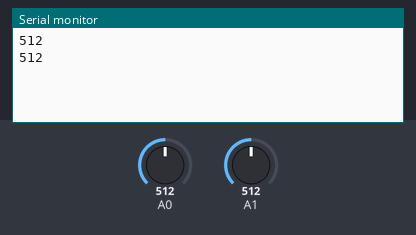
This sketch was run on a simulated Arduino Uno, built with avr-gcc and run on an emulated ATmega328P. Parts: the last lines printed to the serial monitor. The inputs (shaded band) are chosen by the test bench; at power-on: A1 = 512, A0 = 512. No radio packets arrive unless stated.

Above: at 1.9 s.
2.0 s: A1 set to 716
At 2.7 s:
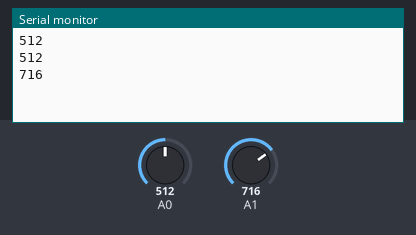
3.6 s: A1 set to 900
At 3.6 s:
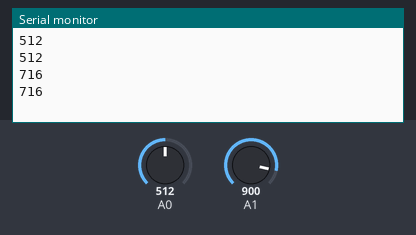
Timing chart, 0 to 6.6 s (numbered marks = the images above; inputs shaded):
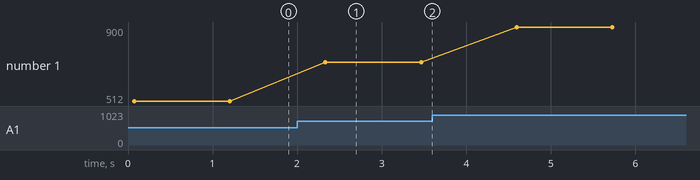

The sketch:

transmitter.ino
```cpp
#include <stdio.h>
#include <RH_ASK.h>
#include <SPI.h>
int dht, pulse;
RH_ASK rf_driver;

void setup()
{
   Serial.begin(9600);
   rf_driver.init();
}

void loop()
{
    char msg[10];
    dht = analogRead(A0);
    sprintf(msg, "%d-dht", dht);
    rf_driver.send((uint8_t*)msg, strlen(msg));
    rf_driver.waitPacketSent();
    delay(10);
    pulse = analogRead(A1);
    Serial.println(pulse);
    sprintf(msg, "%d-pul", pulse);
    rf_driver.send((uint8_t*)msg, strlen(msg));
    rf_driver.waitPacketSent();
    delay(1000);
}
```

Measured:
- after the input at 2.0 s, the serial monitor: prints a new line after 0.33 s (image 1)
- plotted number 1: 512 → 716 after the input at 2.0 s, 716 → 900 after the input at 3.6 s
